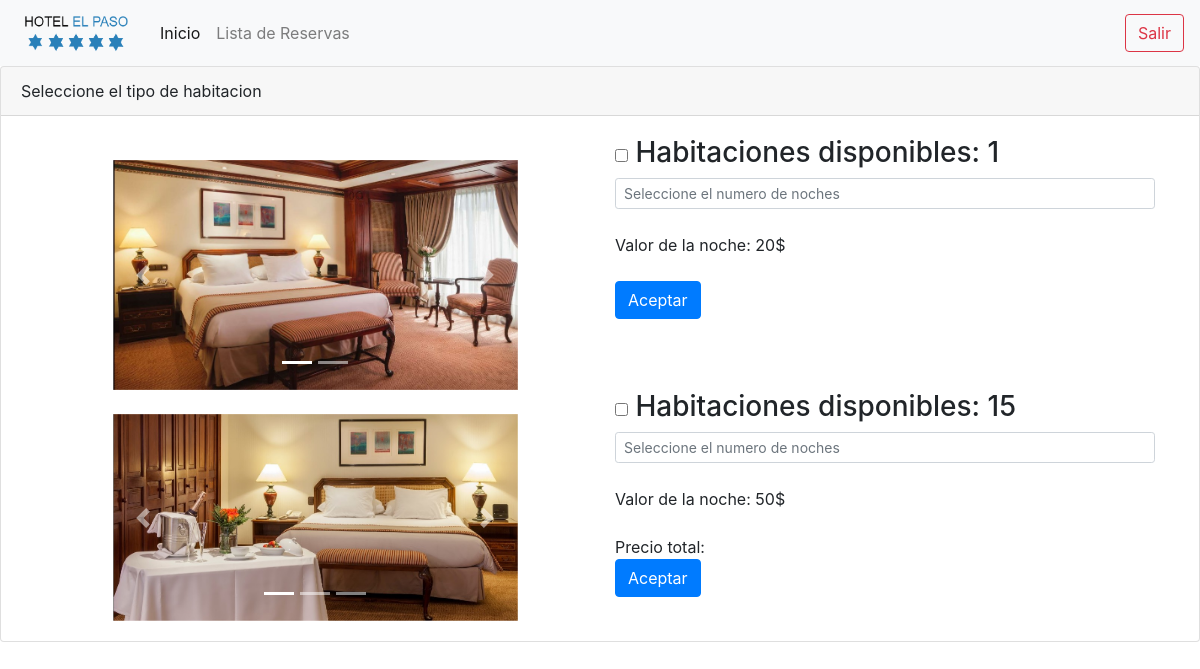
Before: /nuevaReservacion.php with the older database file.
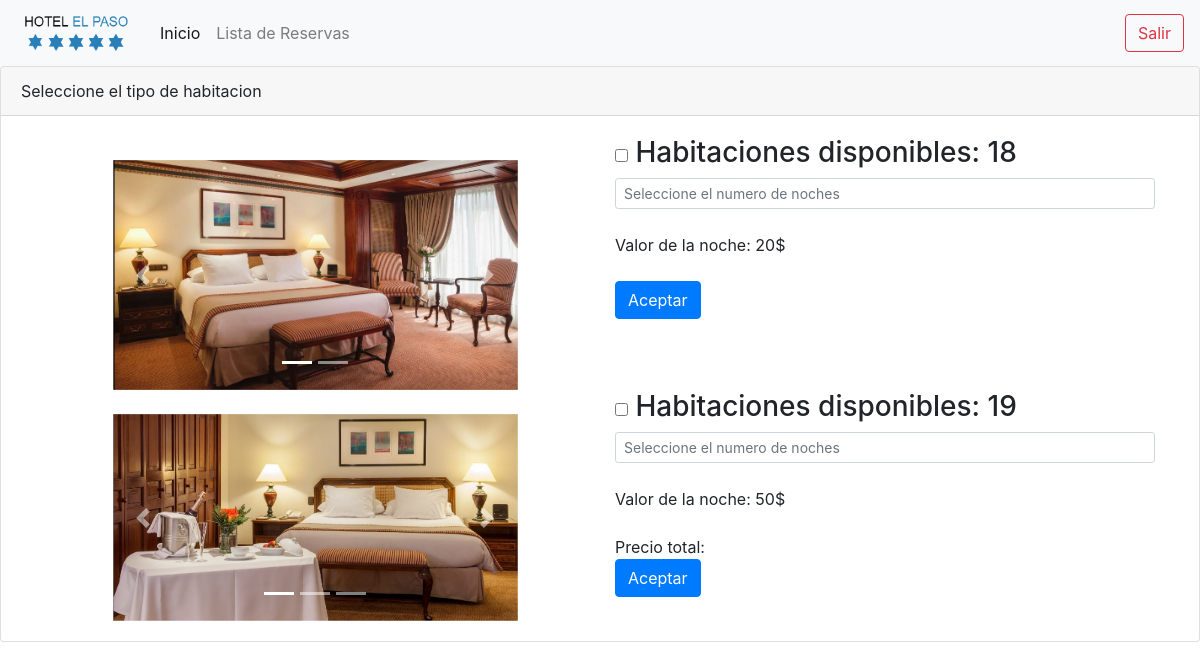
After: the same page with the newer database file.
### tables this page shows
CREATE TABLE `disponibilidad` (
  `idDisponibilidad` int(11) DEFAULT NULL,
  `idTipoHabitacion` int(11) DEFAULT NULL,
  `total` int(11) DEFAULT NULL,
  `disponibles` int(11) DEFAULT NULL
);

CREATE TABLE `tipohabitacion` (
  `idTipoHabitacion` int(11) NOT NULL,
  `tipoHabitacion` tinytext DEFAULT NULL,
  `precio` int(11) DEFAULT NULL
);

### includes/helper.php (called while the page is built, shortened)
<?php
function getHabDisponible($idtipoHabitacion){
    $con =mysqli_connect('localhost','root','','hoteldb');
    $query = "select * from disponibilidad where idTipoHabitacion=$idtipoHabitacion";
    $resultado = mysqli_query($con,$query);
    while($row=mysqli_fetch_array($resultado)){
        $disponibles = $row['disponibles'];
    }
    return $disponibles;
}
function getPrecio($idtipoHabitacion){
    $con =mysqli_connect('localhost','root','','hoteldb');
    $query = "select * from tipohabitacion where idTipoHabitacion=$idtipoHabitacion";
    $resultado = mysqli_query($con,$query);
    while($row=mysqli_fetch_array($resultado)){
        $precio = $row['precio'];
    }
    return $precio;
}
?>

### nuevaReservacion.php (the view, shortened to what this page needs)
<?php
include('includes/helper.php');
?>
<!DOCTYPE html>
<html lang="en">
<head>
    <link rel="stylesheet" href="https://stackpath.bootstrapcdn.com/bootstrap/4.4.1/css/bootstrap.min.css" />
    <link rel="stylesheet" href="main.css" />
</head>
<body>
    <nav class="navbar navbar-expand-lg navbar-light bg-light">
    <a class="navbar-brand" href="#">
      <img src="img/logo.png" width="120" height="40" class="d-inline-block align-top" alt="" />
    </a>
    <div class="collapse navbar-collapse" id="navbarSupportedContent">
      <ul class="navbar-nav mr-auto">
      <li class="nav-item active">
          <a class="nav-link" href="home.php">Inicio <span class="sr-only">(current)</span></a>
        </li>
        <li class="nav-item">
          <a class="nav-link" href="reservas.php">Lista de Reservas</a>
        </li>
      </ul>
      <div class="my-2 my-lg-0">
        <form action="includes/cerrarSesion.php">
          <button class="btn btn-outline-danger my-2 my-sm-0" type="submit">Salir</button>
        </form>
      </div>
    </div>
  </nav>
    <div class="card">
        <div class="card-header">Seleccione el tipo de habitacion</div>
        <div class="card-body">
            <div class="container">
                <div class="row">
                    <div class="col">
                        <div class=" mt-4 w-75  mx-auto">
                            <div class="">
                                <div id="carouselExampleCaptions" class="carousel slide" data-ride="carousel">
                                    <ol class="carousel-indicators">
                                        <li data-target="#carouselExampleCaptions" data-slide-to="0" class="active"></li>
                                        <li data-target="#carouselExampleCaptions" data-slide-to="1"></li>
                                    </ol>
                                    <div class="carousel-inner">
                                        <div class="carousel-item active">
                                            <img src="img/simple1.jpg" class="d-block w-100" alt="img" />
                                        </div>
                                    </div>
                                    <a class="carousel-control-prev" href="#carouselExampleCaptions" role="button" data-slide="prev">
                                        <span class="carousel-control-prev-icon" aria-hidden="true"></span>
                                    </a>
                                    <a class="carousel-control-next" href="#carouselExampleCaptions" role="button" data-slide="next">
                                        <span class="carousel-control-next-icon" aria-hidden="true"></span>
                                    </a>
                                </div>
                            </div>
                        </div>
                    </div>
                    <div class="col">
                        <form method="POST" action="includes/nuevaReserva.php">
                            <h3><input type="checkbox" name="txtTipo" id="cbox1" value="2" laceholder=""> Habitaciones disponibles:
                                <?php
                                $disponibles = getHabDisponible(2);
                                echo $disponibles;
                                ?>
                            </h3>
                            <input class="form-control form-control-sm" name="txtNoches" type="number" placeholder="Seleccione el numero de noches">
                            <br>
                            <div>Valor de la noche:
                                <?php
                                echo getPrecio(2);
                                echo "$";
                                ?>
                            </div>
                            <br>
                            <button class="btn btn-primary" type="submit">Aceptar</button>
                        </form>
                    </div>
                </div>
                <div class="row">
                    <div class="col">
                        <div class=" mt-4 w-75  mx-auto">
                            <div class="">
                                <div id="carouselExampleCaptions2" class="carousel slide" data-ride="carousel">
                                    <ol class="carousel-indicators">
                                        <li data-target="#carouselExampleCaptions2" data-slide-to="0" class="active"></li>
                                        <li data-target="#carouselExampleCaptions2" data-slide-to="1"></li>
                                        <li data-target="#carouselExampleCaptions2" data-slide-to="2"></li>
                                    </ol>
                                    <div class="carousel-inner">
                                        <div class="carousel-item active">
                                            <img src="img/prem1.jpg" class="d-block w-100" alt="img" />
                                        </div>
                                    </div>
                                    <a class="carousel-control-prev" href="#carouselExampleCaptions2" role="button" data-slide="prev">
                                        <span class="carousel-control-prev-icon" aria-hidden="true"></span>
                                    </a>
                                    <a class="carousel-control-next" href="#carouselExampleCaptions2" role="button" data-slide="next">
                                        <span class="carousel-control-next-icon" aria-hidden="true"></span>
                                    </a>
                                </div>
                            </div>
                        </div>
                    </div>
                    <div class="col">
                        <form method="POST" action="includes/nuevaReserva.php">
                            <h3><input type="checkbox" name="txtTipo" id="cbox1" value="1" laceholder=""> Habitaciones disponibles:
                                <?php
                                $disponibles2 = getHabDisponible(1);
                                echo $disponibles2;
                                ?>
                            </h3>
                            <input class="form-control form-control-sm" id="input2" name="txtNoches" type="number" placeholder="Seleccione el numero de noches">
                            <br>
                            <div>Valor de la noche:
                                <?php
                                echo getPrecio(1);
                                echo "$";
                                ?>
                            </div>
                            <br>
                            <div>Precio total:</div>
                            <button class="btn btn-primary" type="submit">Aceptar</button>
                        </form>
                    </div>
                </div>
            </div>
        </div>
    </div>
</body>
</html>

### main.css (style rules this page uses)
body { background-color: white; }

Changed rows visible on the page:
removed disponibilidad: disponibles "1"
removed disponibilidad: disponibles "15"
added disponibilidad: disponibles "18"
added disponibilidad: disponibles "19"
